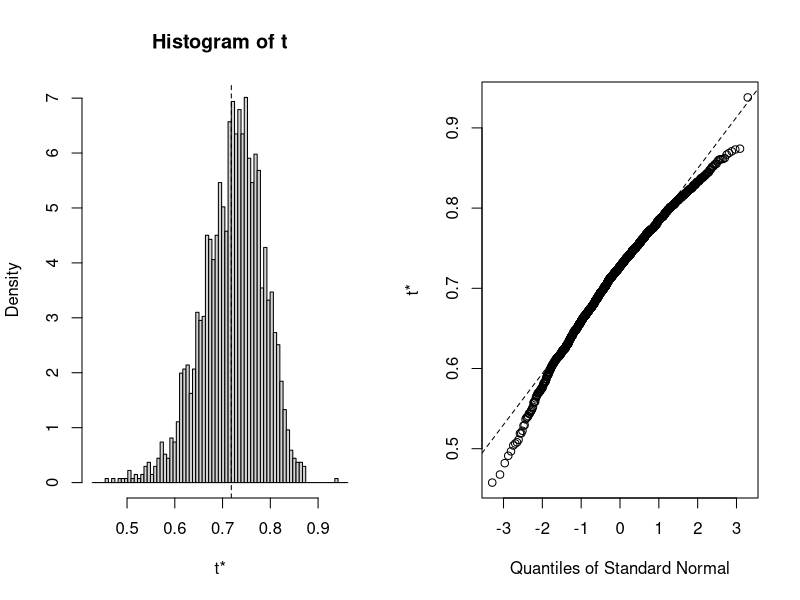
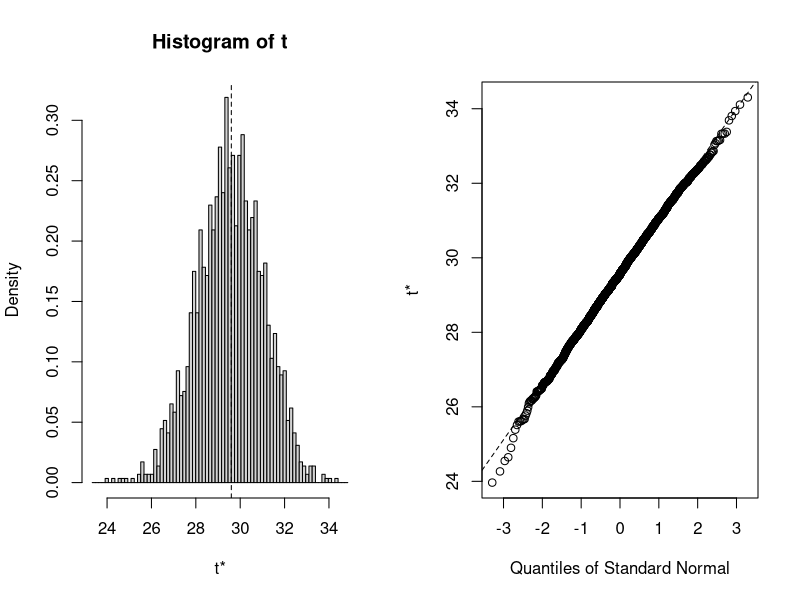
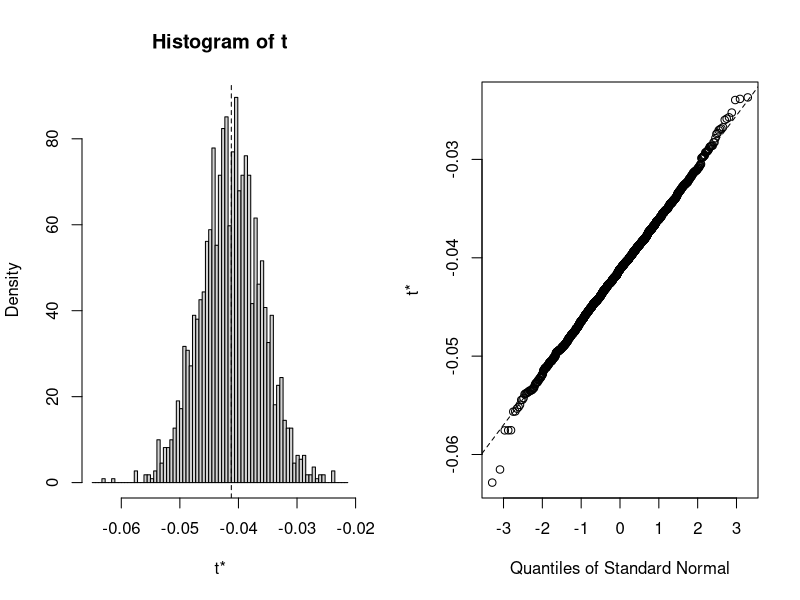

The R source for these figures, in order:
# boot strap a single statistic
set.seed(0)
library("boot")

# define function to calculate R-squared
rsq_function <- function(formula, data, indices) {
  d <- data[indices, ] #allows boot to select sample
  fit <- lm(formula, data=d) #fit regression model
  return(summary(fit)$r.square) #return R-squared of model
}

# perform bootstrapping with 2000 replication
reps <- boot(data=mtcars, statistic = rsq_function, R=2000, formula=mpg~disp)

# view results of boostrapping
reps

# plotting
plot(reps)

# calculate adjusted bootstrap percentile (BCa) interval
boot.ci(reps, type = "bca")


# bootstrap multiple statistics
set.seed(0)
library("boot")

# define function to calculate fitted regression coefficients
coef_function <- function(formula, data, indices) {
  d <- data[indices, ] #allows boot to select sample
  fit <- lm(formula, data = d) #fit regression model
  return(coef(fit)) #return coefficient estimates of model
}

# perform bootstrapping with 2000 replications
reps <- boot(data=mtcars, statistic = coef_function, R=2000, formula=mpg~disp)

# view results of bootstrapping
reps

plot(reps, index=1) #intercept of model
plot(reps, index=2) #disp predictor variable

#  calculate adjusted bootstrap percentile (Bca) intervals
boot.ci(reps, type="bca", index=1) #intercept of model
boot.ci(reps, type = "bca", index=2) #disp predictor variable
